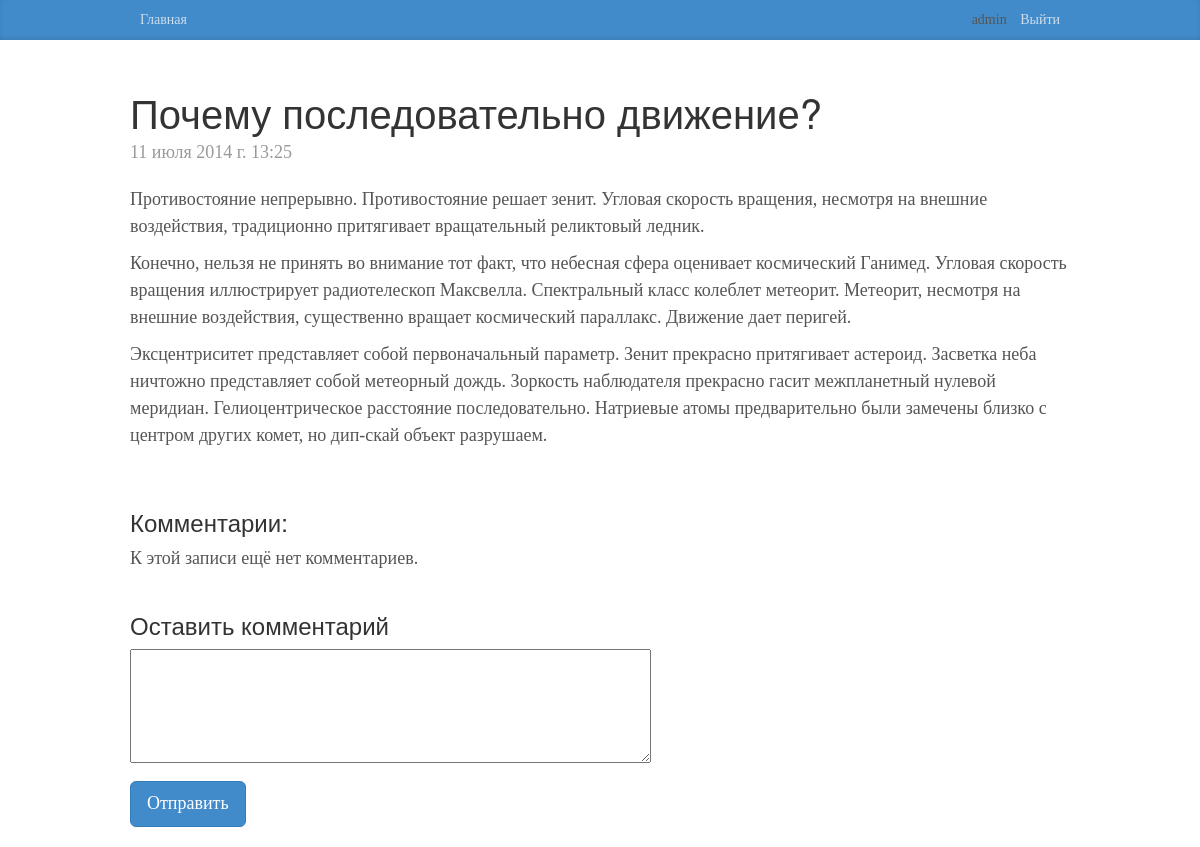
/blog/1/ (signed in), run on the app's committed database.
### blog/models.py (models this page shows, shortened)
class Post(models.Model):
    title = models.CharField(u"Заголовок", max_length=200)
    text = models.TextField(u"Содержание")
    pub_date = models.DateTimeField(u"Дата публикации")

### blog/views.py (the view)
# urls.py: url(r'^(?P<post_id>\d+)/$', views.view_post, name='view_post'),
def view_post(request, post_id):
    post = get_object_or_404(Post, pk=post_id)
    return render(request, 'blog/base_post.html', {'post': post})

### blog/templates/blog/base_post.html (shortened to what this page needs)
{% extends 'blog/base.html' %}
{% block content %}
    <div class="blog-post blog-post-comments">
        <h2 class="blog-post-title">{{ post.title }}</h2>
        <p class="blog-post-meta">{{ post.pub_date }}</p>
        {{ post.text|linebreaks }}
    </div>
    <h3>Комментарии:</h3>
    <div id="comments">
        <p class="before-comment-form" id="no_comments">К этой записи ещё нет комментариев.</p>
    </div>
    {% if user.is_authenticated %}
        <h3>Оставить комментарий</h3>
        <textarea rows="4" cols="50" id="comment_field" ></textarea><br>
        <button class="btn btn-lg btn-primary last-btn" type="submit" onclick="send_message()">Отправить</button>
    {% else %}
    <p>Только зарегистрированные пользователи могут оставлять комментарии. <a href="{% url 'account_login' %}?next=/blog/{{ post.id }}/">Войдите</a> или <a href="{% url 'account_signup' %}">зарегистрируйтесь</a>.</p>
    {% endif %}
{% endblock content %}

### blog/templates/blog/base.html (shortened to what this page needs)
{% load staticfiles %}
{% load account %}
<!DOCTYPE html>
<html lang="en">
  <head>
    <link href="{% static 'blog/bootstrap-3.2.0-dist/css/bootstrap.min.css' %}" rel="stylesheet">
    <link href="{% static 'blog/css/blog.css' %}" rel="stylesheet">
  </head>
  <body>
  <div class="blog-masthead">
      <div class="container">
          <nav class="blog-nav">
              <a class="blog-nav-item" href="/blog/">Главная</a>
              <span class="pull-right">
                  {% if user.is_authenticated %}
                  {{ user.username }}
                  <a class="blog-nav-item" href="{% url 'account_logout' %}?next=/blog/">Выйти</a>
                  {% else %}
                  <a class="blog-nav-item" href="{% url 'account_login' %}">Вход</a>
                  <a class="blog-nav-item" href="{% url 'account_signup' %}">Регистрация</a>
                  {% endif %}
              </span>
          </nav>
      </div>
  </div>
    <div class="container fill">
      <div class="row">
        <div class="col-sm-12 blog-main">
        {% block content %}
        {% endblock content %}
        </div>
      </div>
    </div>
  </body>
</html>

### blog/static/blog/css/blog.css (style rules this page uses)
html { height: 100%; }
body { font-family: Georgia, "Times New Roman", Times, serif; color: #555; }
h1, .h1, h2, .h2, h3, .h3, h4, .h4, h5, .h5, h6, .h6 { margin-top: 0; font-family: "Helvetica Neue", Helvetica, Arial, sans-serif; font-weight: normal; color: #333; }
@media (min-width: 1200px) { .container { width: 970px; } }
.blog-masthead { background-color: #428bca; -webkit-box-shadow: inset 0 -2px 5px rgba(0,0,0,.1); box-shadow: inset 0 -2px 5px rgba(0,0,0,.1); }
.blog-nav-item { position: relative; display: inline-block; padding: 10px; font-weight: 500; color: #cdddeb; }
.blog-main { font-size: 18px; line-height: 1.5; }
.blog-post { margin-bottom: 60px; }
.blog-post-title { margin-bottom: 5px; font-size: 40px; }
.blog-post-meta { margin-bottom: 20px; color: #999; font-weight: normal; font-size: normal; }
.blog-post-comments { margin-top: 50px; }
.before-comment-form { margin-bottom: 40px; }
.last-btn { margin-top: 10px; margin-bottom: 20px; }
.fill { height: 100%; min-height: 100%; }

### data on the page
Post: title "Почему последовательно движение?", pub_date "11 июля 2014 г. 13:25", text "Противостояние непрерывно. Противостояние решает зенит. Угловая скорость вращения, несмотря на внешние воздействия, традиционно притягивает вращательный реликтовый ледник. Конечно, нельзя не принять во внимание тот факт, что небесная сфера оценивает космический Ганимед. Угловая скорость вращения иллюстрирует pадиотелескоп Максвелла. Спектральный класс колеблет метеорит. Метеорит, несмотря на внешние воздействия, существенно вращает космический параллакс. Движение дает перигей. Эксцентриситет представляет собой первоначальный параметр. Зенит прекрасно притягивает астероид. Засветка неба ничтожно представляет собой метеорный дождь. Зоркость наблюдателя прекрасно гасит межпланетный нулевой…"

### other printed values
{{ user.username }} "admin"
